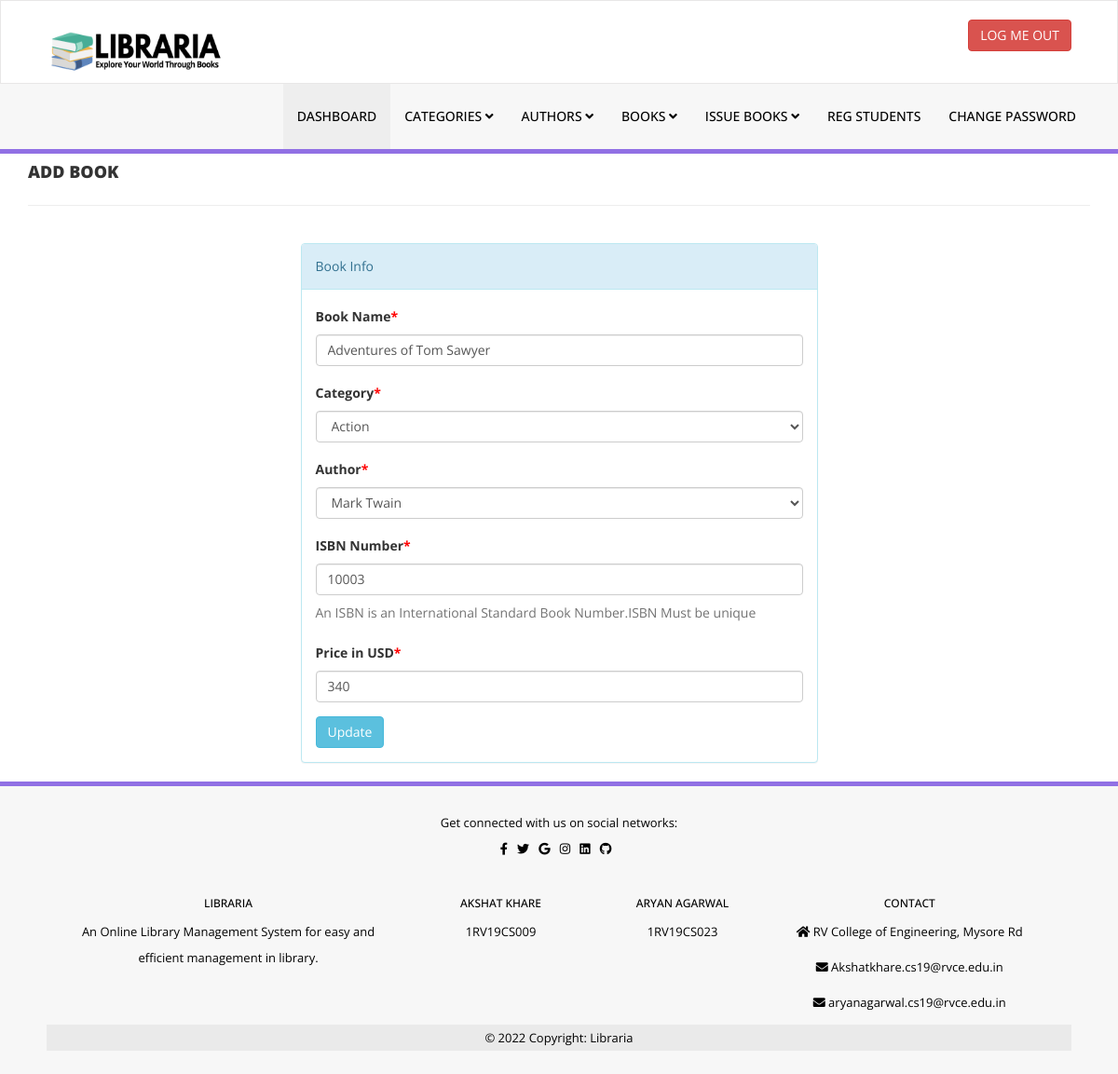
/library/admin/edit-book.php?bookid=10 (signed in), run on the app's committed database.
### tables this page shows
CREATE TABLE `tblbooks` (
  `id` int(11) NOT NULL,
  `BookName` varchar(255) DEFAULT NULL,
  `CatId` int(11) DEFAULT NULL,
  `AuthorId` int(11) DEFAULT NULL,
  `ISBNNumber` int(11) DEFAULT NULL,
  `BookPrice` int(11) DEFAULT NULL,
  `RegDate` timestamp NULL DEFAULT current_timestamp(),
  `UpdationDate` timestamp NULL DEFAULT NULL ON UPDATE current_timestamp()
);

CREATE TABLE `tblcategory` (
  `id` int(11) NOT NULL,
  `CategoryName` varchar(150) DEFAULT NULL,
  `Status` int(1) DEFAULT NULL,
  `CreationDate` timestamp NULL DEFAULT current_timestamp(),
  `UpdationDate` timestamp NULL DEFAULT '0000-00-00 00:00:00' ON UPDATE current_timestamp()
);

CREATE TABLE `tblauthors` (
  `id` int(11) NOT NULL,
  `AuthorName` varchar(159) DEFAULT NULL,
  `creationDate` timestamp NULL DEFAULT current_timestamp(),
  `UpdationDate` timestamp NULL DEFAULT NULL ON UPDATE current_timestamp()
);

### library/admin/edit-book.php (the view, shortened to what this page needs)
<?php
include('includes/config.php');
if(strlen($_SESSION['alogin'])==0)
    {
header('location:index.php');
}
else{
?>
<!DOCTYPE html>
<html xmlns="http://www.w3.org/1999/xhtml">
<head>
    <link href="assets/css/bootstrap.css" rel="stylesheet" />
    <link href="assets/css/font-awesome.css" rel="stylesheet" />
    <link href="assets/css/style.css" rel="stylesheet" />
</head>
<body>
<?php include('includes/header.php');?>
    <div class="content-wra
    <div class="content-wrapper">
         <div class="container">
        <div class="row pad-botm">
            <div class="col-md-12">
                <h4 class="header-line">Add Book</h4>
                            </div>
</div>
<div class="row">
<div class="col-md-6 col-sm-6 col-xs-12 col-md-offset-3"">
<div class="panel panel-info">
<div class="panel-heading">
Book Info
</div>
<div class="panel-body">
<form role="form" method="post">
<?php
$bookid=intval($_GET['bookid']);
$sql = "SELECT tblbooks.BookName,tblcategory.CategoryName,tblcategory.id as cid,tblauthors.AuthorName,tblauthors.id as athrid,tblbooks.ISBNNumber,tblbooks.BookPrice,tblbooks.id as bookid from  tblbooks join tblcategory on tblcategory.id=tblbooks.CatId join tblauthors on tblauthors.id=tblbooks.AuthorId where tblbooks.id=:bookid";
$query = $dbh -> prepare($sql);
$query->bindParam(':bookid',$bookid,PDO::PARAM_STR);
$query->execute();
$results=$query->fetchAll(PDO::FETCH_OBJ);
if($query->rowCount() > 0)
{
foreach($results as $result)
{               ?>
<div class="form-group">
<label>Book Name<span style="color:red;">*</span></label>
<input class="form-control" type="text" name="bookname" value="<?php echo htmlentities($result->BookName);?>" required />
</div>
<div class="form-group">
<label> Category<span style="color:red;">*</span></label>
<select class="form-control" name="category" required="required">
<option value="<?php echo htmlentities($result->cid);?>"> <?php echo htmlentities($catname=$result->CategoryName);?></option>
</select>
</div>
<div class="form-group">
<label> Author<span style="color:red;">*</span></label>
<select class="form-control" name="author" required="required">
<option value="<?php echo htmlentities($result->athrid);?>"> <?php echo htmlentities($athrname=$result->AuthorName);?></option>
</select>
</div>
<div class="form-group">
<label>ISBN Number<span style="color:red;">*</span></label>
<input class="form-control" type="text" name="isbn" value="<?php echo htmlentities($result->ISBNNumber);?>"  required="required" />
<p class="help-block">An ISBN is an International Standard Book Number.ISBN Must be unique</p>
</div>
 <div class="form-group">
 <label>Price in USD<span style="color:red;">*</span></label>
 <input class="form-control" type="text" name="price" value="<?php echo htmlentities($result->BookPrice);?>"   required="required" />
 </div>
 <?php }} ?>
<button type="submit" name="update" class="btn btn-info">Update </button>
                                    </form>
                            </div>
                        </div>
                            </div>
        </div>
    </div>
    </div>
  <?php include('includes/footer.php');?>
</body>
</html>
<?php } ?>

### library/admin/assets/css/style.css (style rules this page uses)
.header-line { font-weight:900; padding-bottom:25px; border-bottom:1px solid #eeeeee; text-transform:uppercase; }
.pad-botm { padding-bottom:30px; }

### data on the page
tblbooks: bookname "Adventures of Tom Sawyer", category "Action", author "Mark Twain", isbn "10003", price "340"
